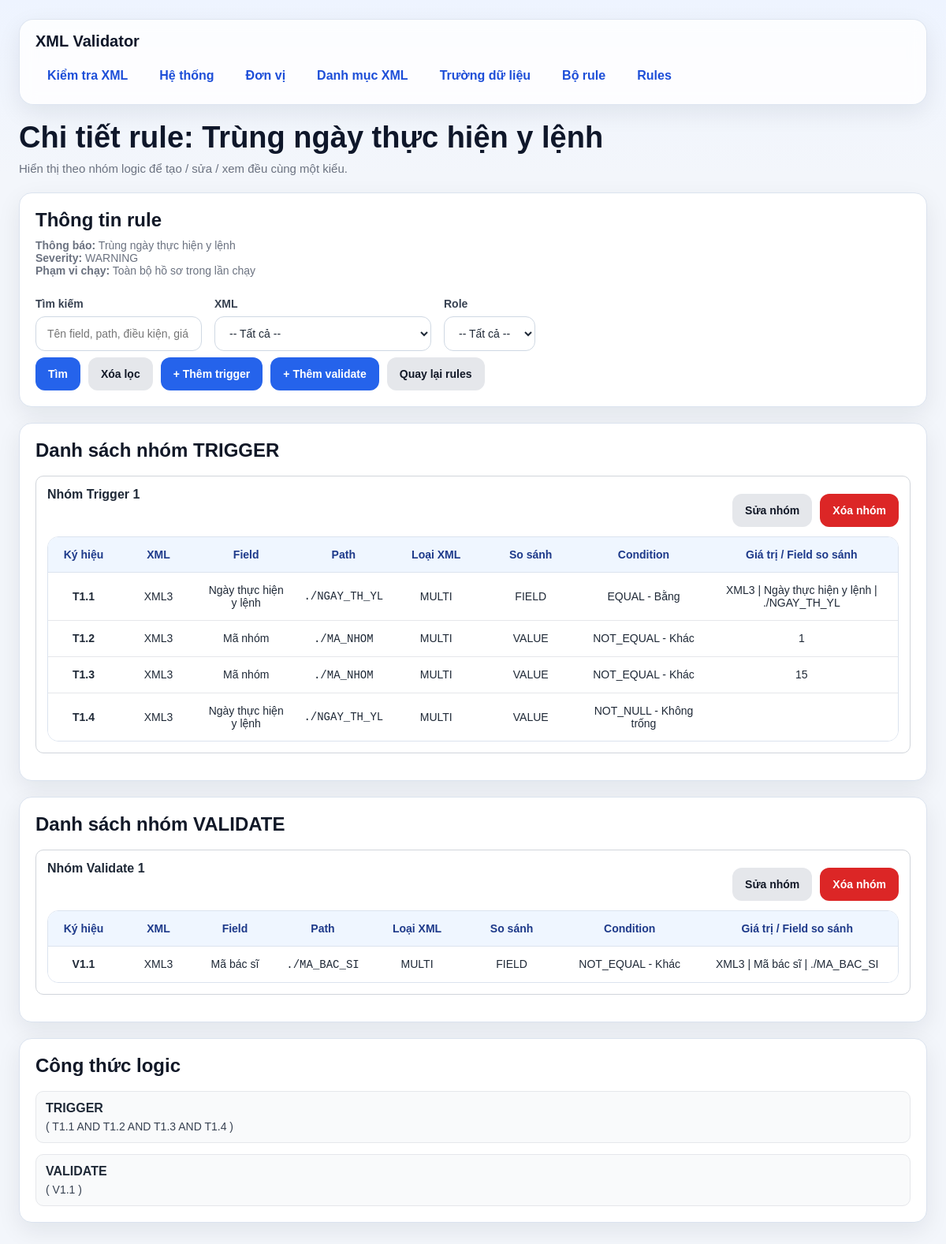
Page /rules/5/details on the earlier database version.
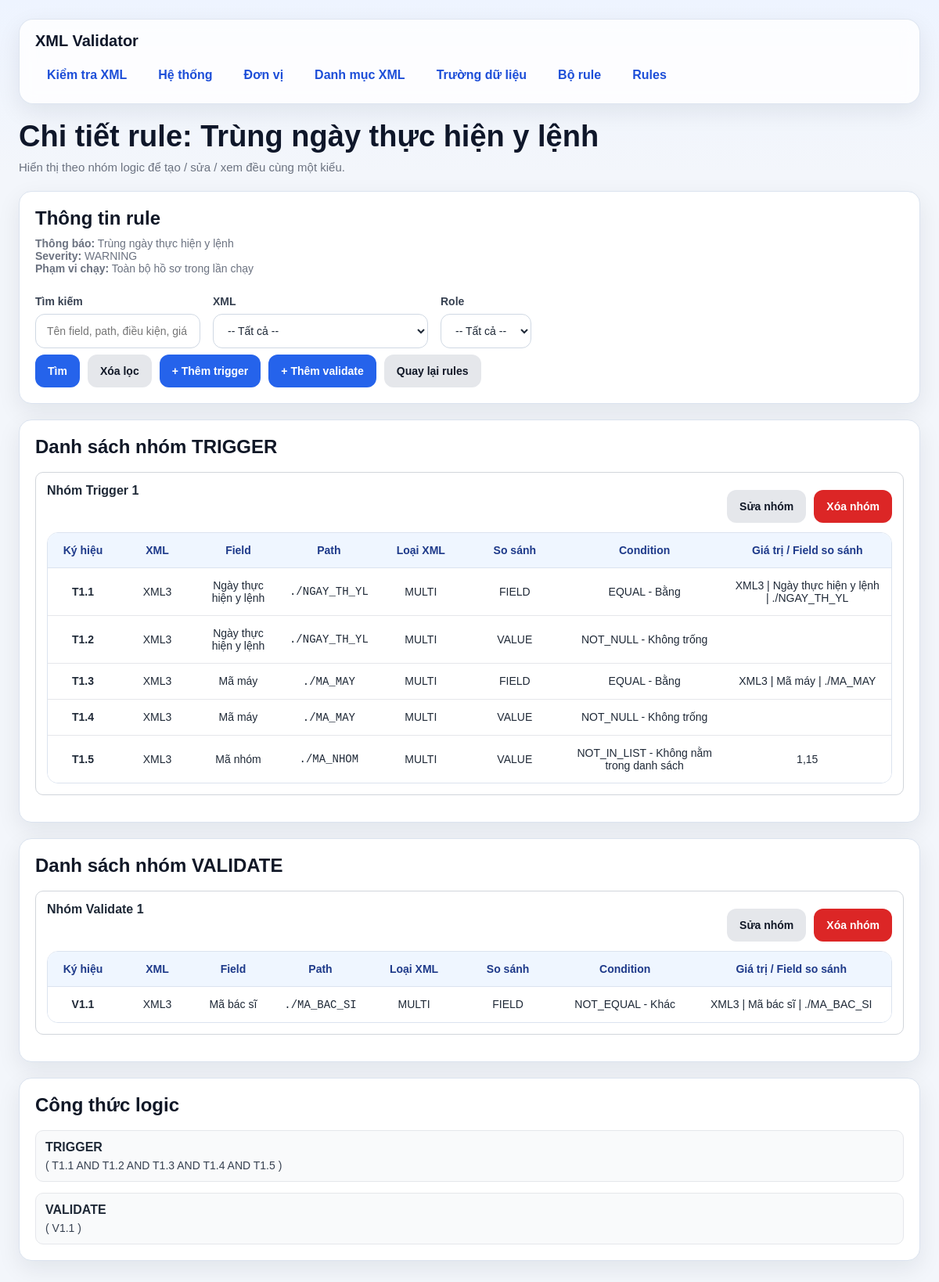
Same page on the later database version.
### models/rule_model.py (models this page shows, shortened)
class Rule(db.Model):
    __tablename__ = "rule"
    id = db.Column(db.Integer, primary_key=True)
    bo_rule_id = db.Column(db.Integer, db.ForeignKey("bo_rule.id"), nullable=False)
    ten_rule = db.Column(db.String(255), nullable=False)
    thong_bao = db.Column(db.String(500), nullable=False)
    severity = db.Column(db.String(50), nullable=False, default="WARNING")
    is_active = db.Column(db.Boolean, nullable=False, default=True)
    apply_scope = db.Column(db.String(20), nullable=False, default="ALL")
    run_scope = db.Column(db.String(20), nullable=False, default="ONE_HOSO")
    bo_rule = db.relationship("BoRule", backref="rules")

class RuleDetail(db.Model):
    __tablename__ = "rule_detail"
    id = db.Column(db.Integer, primary_key=True)
    rule_id = db.Column(db.Integer, db.ForeignKey("rule.id"), nullable=False)
    field_id = db.Column(db.Integer, db.ForeignKey("danh_muc_truong_du_lieu.id"), nullable=False)
    condition_id = db.Column(db.Integer, db.ForeignKey("danh_muc_dieu_kien.id"), nullable=False)
    gia_tri = db.Column(db.String(255), nullable=True)
    condition_role = db.Column(db.String(50), nullable=False)
    sort_order = db.Column(db.Integer, nullable=False, default=1)
    compare_mode = db.Column(db.String(20), nullable=False, default="VALUE")
    compare_field_id = db.Column(db.Integer, db.ForeignKey("danh_muc_truong_du_lieu.id"), nullable=True)
    date_part = db.Column(db.String(50), nullable=True)
    group_no = db.Column(db.Integer, nullable=False, default=1)
    rule = db.relationship("Rule", backref="details")
    field = db.relationship("DanhMucTruongDuLieu", foreign_keys=[field_id])
    condition = db.relationship("DanhMucDieuKien")
    compare_field = db.relationship("DanhMucTruongDuLieu", foreign_keys=[compare_field_id])

### models/xml_model.py (models this page shows, shortened)
class DanhMucXml(db.Model):
    __tablename__ = "danh_muc_xml"
    id = db.Column(db.Integer, primary_key=True)
    ma_xml = db.Column(db.String(50), nullable=False, unique=True)   # XML1, XML2, XML3
    ten_xml = db.Column(db.String(255), nullable=False)
    list_path = db.Column(db.String(500), nullable=False)            # path tính từ NOIDUNGFILE
    item_type = db.Column(db.String(20), nullable=False, default="MULTI")

### models/field_model.py (models this page shows, shortened)
class DanhMucTruongDuLieu(db.Model):
    __tablename__ = "danh_muc_truong_du_lieu"
    id = db.Column(db.Integer, primary_key=True)
    ten_truong = db.Column(db.String(255), nullable=False)
    xml_id = db.Column(db.Integer, db.ForeignKey("danh_muc_xml.id"), nullable=False)
    xml_path = db.Column(db.String(500), nullable=False)  # path bên trong từng phần tử của list
    data_type = db.Column(db.String(50), nullable=False, default="STRING")
    xml = db.relationship("DanhMucXml", backref="fields")

### models/condition_model.py (models this page shows, shortened)
class DanhMucDieuKien(db.Model):
    __tablename__ = "danh_muc_dieu_kien"
    id = db.Column(db.Integer, primary_key=True)
    ma_dieu_kien = db.Column(db.String(50), nullable=False, unique=True)
    ten_dieu_kien = db.Column(db.String(255), nullable=False)

### routes/rule_routes.py (the view, shortened to what this page needs)
@rule_bp.route("/<int:rule_id>/details", methods=["GET"])
def list_rule_details(rule_id):
    rule = Rule.query.get_or_404(rule_id)
    keyword = (request.args.get("keyword") or "").strip()
    xml_id = (request.args.get("xml_id") or "").strip()
    role = (request.args.get("role") or "").strip().upper()
    query = (
        RuleDetail.query
        .join(DanhMucTruongDuLieu, RuleDetail.field_id == DanhMucTruongDuLieu.id)
        .join(DanhMucXml, DanhMucTruongDuLieu.xml_id == DanhMucXml.id)
        .join(DanhMucDieuKien, RuleDetail.condition_id == DanhMucDieuKien.id)
        .filter(RuleDetail.rule_id == rule_id)
    )
    if xml_id:
        query = query.filter(DanhMucTruongDuLieu.xml_id == int(xml_id))
    if role in ["TRIGGER", "VALIDATE"]:
        query = query.filter(RuleDetail.condition_role == role)
    details = query.order_by(
        RuleDetail.condition_role.asc(),
        RuleDetail.group_no.asc(),
        RuleDetail.sort_order.asc(),
        RuleDetail.id.asc()
    ).all()
    grouped_details = build_grouped_details(details)
    xmls = DanhMucXml.query.order_by(DanhMucXml.id.asc()).all()
    applied_units = [ru.don_vi for ru in getattr(rule, "rule_units", []) if ru.don_vi]
    return render_template(
        "rule_details.html",
        rule=rule,
        details=details,
        grouped_details=grouped_details,
        keyword=keyword,
        xml_id=xml_id,
        role=role,
        xmls=xmls,
        applied_units=applied_units
    )

### templates/rule_details.html (shortened to what this page needs)
{% extends "base.html" %}
{% block content %}
<div class="page-header">
    <h1 class="page-title">Chi tiết rule: {{ rule.ten_rule }}</h1>
    <div class="page-subtitle">Hiển thị theo nhóm logic để tạo / sửa / xem đều cùng một kiểu.</div>
</div>
<div class="card">
    <h2 class="card-title">Thông tin rule</h2>
    <div class="card-subtitle">
        <strong>Thông báo:</strong> {{ rule.thong_bao }}<br>
        <strong>Severity:</strong> {{ rule.severity }}<br>
        <strong>Phạm vi chạy:</strong>
        {% if rule.run_scope == 'ALL_HOSO' %}
            Toàn bộ hồ sơ trong lần chạy
        {% else %}
            Trong từng hồ sơ
        {% endif %}
    </div>
    <form method="GET">
        <div class="grid">
            <div class="col-4">
                <label>Tìm kiếm</label>
                <input type="text" name="keyword" value="{{ keyword }}" placeholder="Tên field, path, điều kiện, giá trị...">
            </div>
            <div class="col-4">
                <label>XML</label>
                <select name="xml_id">
                    <option value="">-- Tất cả --</option>
                </select>
            </div>
            <div class="col-4">
                <label>Role</label>
                <select name="role">
                    <option value="">-- Tất cả --</option>
                </select>
            </div>
        </div>
        <div class="actions">
            <button type="submit" class="btn btn-primary">Tìm</button>
            <a href="/rules/{{ rule.id }}/details" class="btn btn-secondary">Xóa lọc</a>
            <a href="/rules/{{ rule.id }}/details/create/TRIGGER" class="btn btn-primary">+ Thêm trigger</a>
            <a href="/rules/{{ rule.id }}/details/create/VALIDATE" class="btn btn-primary">+ Thêm validate</a>
            <a href="/rules" class="btn btn-secondary">Quay lại rules</a>
        </div>
    </form>
</div>
{% if grouped_details['TRIGGER'] %}
<div class="card">
    <h2 class="card-title">Danh sách nhóm TRIGGER</h2>
    {% for group in grouped_details['TRIGGER'] %}
    <div style="border:1px solid #d1d5db; border-radius:10px; padding:14px; margin-bottom:14px; background:#fff;">
        <div style="display:flex; justify-content:space-between; align-items:flex-start; gap:12px; margin-bottom:12px;">
            <div>
                <div style="font-weight:700;">Nhóm Trigger {{ group.group_no }}</div>
            </div>
            <div class="actions">
                <a class="btn btn-secondary" href="/rules/{{ rule.id }}/details/TRIGGER/{{ group.group_no }}/edit">Sửa nhóm</a>
                <form class="inline" method="POST" action="/rules/{{ rule.id }}/details/TRIGGER/{{ group.group_no }}/delete" onsubmit="return confirm('Xóa toàn bộ nhóm trigger này?');">
                    <button class="btn btn-danger" type="submit">Xóa nhóm</button>
                </form>
            </div>
        </div>
        <div class="table-wrap">
            <table>
                <thead>
                    <tr>
                        <th style="width:90px;">Ký hiệu</th>
                        <th style="width:100px;">XML</th>
                        <th>Field</th>
                        <th>Path</th>
                        <th style="width:110px;">Loại XML</th>
                        <th style="width:130px;">So sánh</th>
                        <th>Condition</th>
                        <th>Giá trị / Field so sánh</th>
                    </tr>
                </thead>
                <tbody>
                    {% for d in group.details %}
                    <tr>
                        <td><strong>T{{ group.group_no }}.{{ loop.index }}</strong></td>
                        <td>{{ d.field.xml.ma_xml }}</td>
                        <td>{{ d.field.ten_truong }}</td>
                        <td><code>{{ d.field.xml_path }}</code></td>
                        <td>{{ d.field.xml.item_type if d.field.xml.item_type else 'MULTI' }}</td>
                        <td>{{ d.compare_mode }}</td>
                        <td>
                            {{ d.condition.ma_dieu_kien }} - {{ d.condition.ten_dieu_kien }}
                        </td>
                        <td>
                            {% if d.compare_mode == 'FIELD' and d.compare_field %}
                                {{ d.compare_field.xml.ma_xml }} | {{ d.compare_field.ten_truong }} | {{ d.compare_field.xml_path }}
                            {% else %}
                                {{ d.gia_tri or '' }}
                            {% endif %}
                        </td>
                    </tr>
                    {% endfor %}
                </tbody>
            </table>
        </div>
    </div>
    {% endfor %}
</div>
{% endif %}
{% if grouped_details['VALIDATE'] %}
<div class="card">
    <h2 class="card-title">Danh sách nhóm VALIDATE</h2>
    {% for group in grouped_details['VALIDATE'] %}
    <div style="border:1px solid #d1d5db; border-radius:10px; padding:14px; margin-bottom:14px; background:#fff;">
        <div style="display:flex; justify-content:space-between; align-items:flex-start; gap:12px; margin-bottom:12px;">
            <div>
                <div style="font-weight:700;">Nhóm Validate {{ group.group_no }}</div>
            </div>
            <div class="actions">
                <a class="btn btn-secondary" href="/rules/{{ rule.id }}/details/VALIDATE/{{ group.group_no }}/edit">Sửa nhóm</a>
                <form class="inline" method="POST" action="/rules/{{ rule.id }}/details/VALIDATE/{{ group.group_no }}/delete" onsubmit="return confirm('Xóa toàn bộ nhóm validate này?');">
                    <button class="btn btn-danger" type="submit">Xóa nhóm</button>
                </form>
            </div>
        </div>
        <div class="table-wrap">
            <table>
                <thead>
                    <tr>
                        <th style="width:90px;">Ký hiệu</th>
                        <th style="width:100px;">XML</th>
                        <th>Field</th>
                        <th>Path</th>
                        <th style="width:110px;">Loại XML</th>
                        <th style="width:130px;">So sánh</th>
                        <th>Condition</th>
                        <th>Giá trị / Field so sánh</th>
                    </tr>
                </thead>
                <tbody>
                    {% for d in group.details %}
                    <tr>
                        <td><strong>V{{ group.group_no }}.{{ loop.index }}</strong></td>
                        <td>{{ d.field.xml.ma_xml }}</td>
                        <td>{{ d.field.ten_truong }}</td>
                        <td><code>{{ d.field.xml_path }}</code></td>
                        <td>{{ d.field.xml.item_type if d.field.xml.item_type else 'MULTI' }}</td>
                        <td>{{ d.compare_mode }}</td>
                        <td>
                            {{ d.condition.ma_dieu_kien }} - {{ d.condition.ten_dieu_kien }}
                        </td>
                        <td>
                            {% if d.compare_mode == 'FIELD' and d.compare_field %}
                                {{ d.compare_field.xml.ma_xml }} | {{ d.compare_field.ten_truong }} | {{ d.compare_field.xml_path }}
                            {% else %}
                                {{ d.gia_tri or '' }}
                            {% endif %}
                        </td>
                    </tr>
                    {% endfor %}
                </tbody>
            </table>
        </div>
    </div>
    {% endfor %}
</div>
{% endif %}
<div class="card">
    <h2 class="card-title">Công thức logic</h2>
    <div style="margin-bottom: 14px; padding: 12px; border: 1px solid #e5e7eb; border-radius: 10px; background: #f9fafb;">
        <div style="font-weight: 700; margin-bottom: 6px;">TRIGGER</div>
        {% if grouped_details['TRIGGER'] %}
            <div style="font-size: 14px; color: #374151;">
                {% for group in grouped_details['TRIGGER'] %}
                    (
                    {% for d in group.details %}
                        {% if not loop.first %} AND {% endif %}
                        T{{ group.group_no }}.{{ loop.index }}
                    {% endfor %}
                    )
                {% endfor %}
            </div>
        {% else %}
            <div style="font-size: 14px; color: #6b7280;">Chưa có trigger.</div>
        {% endif %}
    </div>
    <div style="padding: 12px; border: 1px solid #e5e7eb; border-radius: 10px; background: #f9fafb;">
        <div style="font-weight: 700; margin-bottom: 6px;">VALIDATE</div>
        {% if grouped_details['VALIDATE'] %}
            <div style="font-size: 14px; color: #374151;">
                {% for group in grouped_details['VALIDATE'] %}
                    (
                    {% for d in group.details %}
                        V{{ group.group_no }}.{{ loop.index }}
                    {% endfor %}
                    )
                {% endfor %}
            </div>
        {% else %}
            <div style="font-size: 14px; color: #6b7280;">Chưa có validate.</div>
        {% endif %}
    </div>
</div>
{% endblock %}

### templates/base.html (shortened to what this page needs)
<!DOCTYPE html>
<html lang="vi">
<head>
</head>
<body>
    <div class="page-shell">
        <div class="topbar">
            <div class="topbar-title">XML Validator</div>
            <nav>
                <a href="/">Kiểm tra XML</a>
                <a href="/systems">Hệ thống</a>
                <a href="/units">Đơn vị</a>
                <a href="/xmls">Danh mục XML</a>
                <a href="/fields">Trường dữ liệu</a>
                <a href="/rule-sets">Bộ rule</a>
                <a href="/rules">Rules</a>
            </nav>
        </div>
        <div class="container">
            {% block content %}{% endblock %}
        </div>
    </div>
</body>
</html>

Differences in the rows shown:
changed RuleDetail (number 2 of 6 on the later page): field.ten_truong "Mã nhóm" → "Ngày thực hiện y lệnh"; field.xml_path "./MA_NHOM" → "./NGAY_TH_YL"; condition.ma_dieu_kien "NOT_EQUAL" → "NOT_NULL"; condition.ten_dieu_kien "Khác" → "Không trống"
changed RuleDetail (number 3 of 6 on the later page): field.ten_truong "Mã nhóm" → "Mã máy"; field.xml_path "./MA_NHOM" → "./MA_MAY"; compare_mode "VALUE" → "FIELD"; condition.ma_dieu_kien "NOT_EQUAL" → "EQUAL"; condition.ten_dieu_kien "Khác" → "Bằng"
changed RuleDetail (number 4 of 6 on the later page): field.ten_truong "Ngày thực hiện y lệnh" → "Mã máy"; field.xml_path "./NGAY_TH_YL" → "./MA_MAY"
added RuleDetail: group_no "1", field.xml.ma_xml "XML3", field.ten_truong "Mã nhóm", field.xml_path "./MA_NHOM", field.xml "MULTI", compare_mode "VALUE", condition.ma_dieu_kien "NOT_IN_LIST", condition.ten_dieu_kien "Không nằm trong danh sách", gia_tri "1,15", shows "AND"
Other differences:
list line gone: "15"
new list line: "XML3 | Mã máy | ./MA_MAY"
list line gone: "1"
